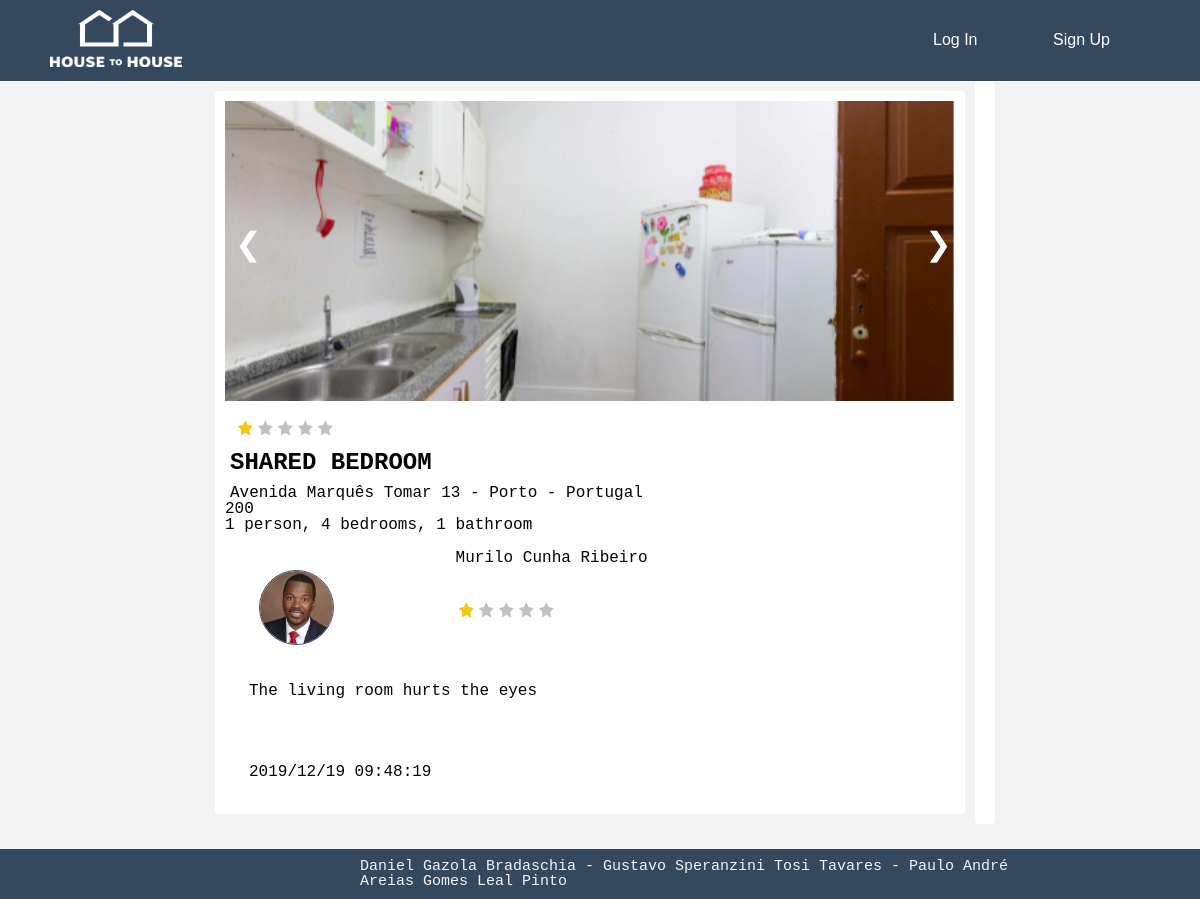
Screenshot of /pages/place.php?id=6 with the database file from the repository.
### tables this page shows
CREATE TABLE PHOTO (
    idPhoto INTEGER PRIMARY KEY,
    idProperty   INTEGER REFERENCES PROPERTY (idProperty),
    uploadDate DATE,
    name TEXT,
    photo BLOB
);

CREATE TABLE PROPERTY (
    idProperty INTEGER PRIMARY KEY,
    idOwner INTEGER REFERENCES USER (idUser),
    address TEXT,
    title TEXT,
    price FLOAT,
    description TEXT,
    rate NUMERIC
);

CREATE TABLE REVIEWS(
    idReviews INTEGER PRIMARY KEY,
    idProperty INTEGER REFERENCES PROPERTY (idProperty),
    idUser INTEGER REFERENCES USER (idUser),
    title TEXT,
    userRate INTEGER,
    text TEXT,
    likes INTEGER,
    date DATE
);

CREATE TABLE USER(
    idUser INTEGER PRIMARY KEY,
    name TEXT NOT NULL,
    password TEXT NOT NULL,
    email TEXT NOT NULL UNIQUE,
    gender CHAR CHECK (gender == 'F' OR gender == 'f' OR gender == 'M' OR gender == 'm'),
    birthdate DATE,
    cellphone INTEGER,
    profilePicture BLOB,
    type TEXT CHECK (type == 'Owner' OR type == 'Tourist')
);

### dbActions/user.php (called while the page is built, shortened)
<?php
include_once('config.php');
function getUserNameById($idUser){
    global $db;
    $statement = $db->prepare('SELECT email FROM USER WHERE idUser = ? ');
    $statement->execute([$idUser]);
    return $statement->fetch()['email'];
}
function getUserInfoByUserName($email,$info){
    global $db;
    $statement = $db->prepare('SELECT * FROM USER WHERE email = ? ');
    $statement->execute([$email]);
    return $statement->fetch()[$info];
}
function getUserPhoto($email){
    global $db;
    $statement = $db->prepare('SELECT profilePicture FROM USER WHERE email = ?');
    $statement->execute([$email]);
    return $statement->fetch()['profilePicture'];
}

### pages/place.php (the view, shortened to what this page needs)
    <!DOCTYPE html>
    <?php
    include_once "header.php";
    include_once "../dbActions/placeUtils.php";
    include_once "../dbActions/user.php";
    include_once "../dbActions/reviewUtils.php";
    $id = $_GET["id"];
    $userId = "";
    $namePlace = getPropertyInfoById($id, 'title');
    $location = getPropertyInfoById($id, 'address');
    $description = getPropertyInfoById($id, 'description');
    $rating = getPropertyInfoById($id, 'rate');
    $price = getPropertyInfoById($id, 'price');
    ?>
    <div class="placePage">
        <div class="main">
            <div class="container">
                <div class="album">
                    <div id="photos">
                         <?php $var = getPlacePhotos($id);
                        echo '</div>';
                        if ($var) {
                            echo '<a class="arrowLeft" onclick="plusDivs(-1)">&#10094;</a>';
                            echo '<a class="arrowRight" onclick="plusDivs(+1)">&#10095;</a>';
                        }
                        ?>
                    </div>
                    <?php printStarsRating($rating)?>
                    <p id="placeName"><?php echo $namePlace ?></p>
                    <p id="placeLocation"><?php echo $location ?></p>
                    <p id="placePrice"><?php echo $price ?></p>
                    <p id="placeDescription"><?php echo $description ?></p>
                    <div class="reviews">
                        <?php
                        getPlaceReviews($id, getIdByUserName($userId));
                        ?>
                    </div>
                </div>
            </div>
            <div class="container">
            </div>
        </div>
<?php
include_once "footer.php";
?>

### dbActions/placeUtils.php (shortened to what this page needs)
<?php
include_once('rentUtils.php');
function getPropertyInfoById($idProperty, $info)
{
    global $db;
    $statement = $db->prepare('SELECT * FROM PROPERTY WHERE idProperty = ? ');
    $statement->execute([$idProperty]);
    return $statement->fetch()[$info];
}
function getPlacePhotos($id)
{
    global $db;
    $stmt = $db->prepare('SELECT * FROM PHOTO WHERE idProperty=?');
    $stmt->execute([$id]);
    $ret = false;
    while ($row = $stmt->fetch()) {
        echo '<img class="mySlides" src=' . $row['photo'] . ' hidden="hidden">';
        $ret = true;
    }
    return $ret;
}
function printStarsRating($stars)
{
    $i = 1;
    $j = 1;
    $temp = 5 - $stars;
    echo '<div class = "placeRatingStars">';
    for ($i; $i <= $stars; $i++) {
        echo '<div class = "star">' . '</div>';
    }
    for ($j; $j <= $temp; $j++) {
        echo '<div class = "blackStar">';
        echo '</div>';
    }
    echo '</div>';
    return true;
}

### dbActions/reviewUtils.php (shortened to what this page needs)
<?php
include_once('user.php');
include_once('config.php');
include_once('placeUtils.php');
function getPlaceReviews($idPlace, $idUser)
{
    global $db;
    $statement = $db->prepare('SELECT * FROM REVIEWS WHERE idProperty = ? ');
    $statement->execute([$idPlace]);
    while ($row = $statement->fetch())
    {
        $id = $row['idUser'];
        $userName = getUserNameById($id);
        $photoUser = "../assets/" . getUserPhoto($userName);
        $fullName = getUserInfoByUserName($userName, 'name');
        $review = $row['text'];
        $htmlPhoto = '<img id="userPhotoReview" src=' . $photoUser . '>';
        echo '<div class="reviewContainer">';
            echo '<div class="reviewT">';
                echo '<div class="reviewPhoto">';
                echo $htmlPhoto;
                echo '</div>';
                echo '<div class="reviewTitle">';
                    echo '<div class="reviewTitleName">';
                    echo '<p>' . $fullName . '</p>';
                    echo '</div>';
                echo '</div>';
            echo '</div>';
            echo '<div class="reviewText">';
            echo '<p>' . $review . '</p>';
            echo '</div>';
            echo '<div class="reviewPhotos">';
            echo '</div>';
            echo '<div class="reviewDate">';
            echo '<p>' . $row['date'] . '</p>';
            echo '</div>';
        echo '</div>';
    }
    return true;
}
function getReviewPhotos($idRev)
{
    global $db;
    $statement = $db->prepare('SELECT * FROM REVIEWPHOTO WHERE idReview = ? ');
    $statement->execute([$idRev]);
    while ($row = $statement->fetch()) {
        $photoDir = $row['name'];
        echo "<img src=$photoDir onclick=\"window.open(this.src)\">";
    }
    return true;
}
?>

### css/style.css (style rules this page uses)
*, *::after, *::before { box-sizing: border-box; }
html { font-size: 62.5%; }
a { color: #2e416a; text-decoration: none; }
.placePage { display: flex; flex-wrap: wrap; -webkit-align-content: center; align-content: center; }
.placePage .container { margin-bottom: 1.6em; background-color: #ffffff; border-radius: 4px; padding: 10px 10px 10px 10px; }
.placePage .main { padding: 10px 10px 10px 10px; position: relative; min-width: 500px; width: 100%; }
.placePage .arrowRight { position: absolute; top: 150px; left: 720px; font-size: xx-large; color: white; cursor: pointer; }
.placePage .arrowLeft { position: absolute; top: 150px; left: 30px; font-size: xx-large; color: white; cursor: pointer; }
@media only screen and (min-width: 850px) { .placePage { display: flex; flex-wrap: nowrap; justify-content: center; } }
@media only screen and (min-width: 850px) { .placePage .main { max-width: 770px; min-width: 400px; float: left; } }
.mySlides { width: 100%; height: 300px; background-position: center; background-repeat: no-repeat; overflow: hidden; object-fit: cover; }
#placeName { font-family: "Andale Mono", monospace; padding-top: 10px; padding-left: 5px; font-size: x-large; font-weight: bold; }
#placeLocation { font-family: "Andale Mono", monospace; padding-top: 10px; padding-left: 5px; font-size: medium; }
#userPhotoReview { border-radius: 50%; width: 75px; height: 75px; display: block; margin: 20px; border: 1.5px solid #34495E; }
.reviewPhoto { position: relative; max-width: 100%; padding: 5px; }
.reviewContainer { min-width: 100%; display: flex; flex-wrap: nowrap; flex-direction: column; justify-content: center; padding: 4px; }
.reviewContainer .reviewPhoto { position: relative; width: auto; height: 50%; display: flex; flex-direction: row; flex-wrap: nowrap; padding: 13px 13px 13px 10px; float: left; }
.reviewContainer .reviewPhoto img { border-radius: 50%; width: auto; height: 80%; }
.reviewContainer .reviewT { min-width: 100%; align-items: center; }
.reviewContainer .reviewT .reviewTitle { position: relative; float: right; min-width: 70%; height: 100px; }
.reviewContainer .reviewT .reviewTitle .reviewTitleName { position: relative; width: 100%; height: 50%; display: flex; flex-direction: row; flex-wrap: nowrap; padding: 13px 13px 13px 10px; float: left; }
.reviewContainer .reviewText { padding: 5px 20px 5px 20px; }
.reviewContainer .reviewPhotos { padding: 20px; }
.reviewContainer .reviewDate { padding: 20px; }
.placeRatingStars { position: relative; width: 100%; height: 50%; display: flex; flex-direction: row; flex-wrap: nowrap; padding: 13px 13px 13px 10px; float: left; }
.star { width: 20px; height: 20px; background-image: url("../assets/starY.jpg"); background-position: center; background-size: cover; }
.blackStar { width: 20px; height: 20px; background-image: url("../assets/star.jpg"); background-position: center; background-size: cover; }

### rows the page displays
photo: photo (picture)
property: rate 1 (drawn), title "SHARED BEDROOM", address "Avenida Marquês Tomar 13 - Porto - Portugal", price "200", description "1 person, 4 bedrooms, 1 bathroom"
reviews: idUser.profilePicture (picture), idUser.name "Murilo Cunha Ribeiro", userRate 1 (drawn), text "The living room hurts the eyes", date "2019/12/19 09:48:19"
